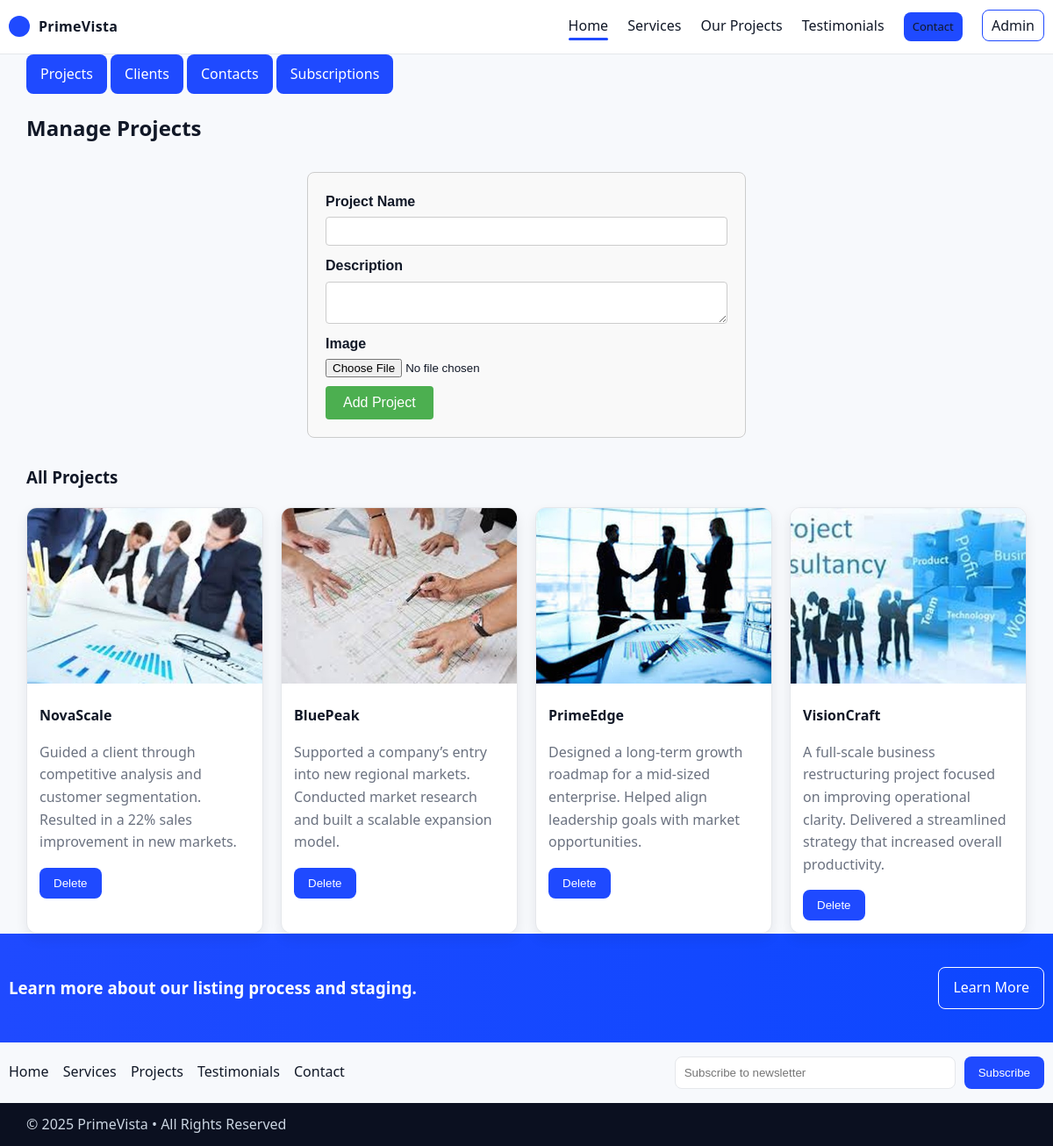
/admin/projects, run on the app's committed database.
### tables this page shows
CREATE TABLE projects (
            id INTEGER PRIMARY KEY AUTOINCREMENT,
            name TEXT NOT NULL,
            description TEXT NOT NULL,
            image_filename TEXT
        );

### app.py (the view, shortened to what this page needs)
@app.route('/admin/projects', methods=['GET', 'POST'])
def admin_projects():
    conn = get_db()
    projects = conn.execute('SELECT * FROM projects ORDER BY id DESC').fetchall()
    conn.close()
    return render_template('admin/projects.html', projects=projects, title='Projects · PrimeVista')

### app.py (called while the page is built)
def get_db():
    conn = sqlite3.connect(DB_PATH)
    conn.row_factory = sqlite3.Row
    return conn

### templates/admin/projects.html
{% extends 'admin/base.html' %}
{% block admin_content %}
<h2>Manage Projects</h2>
<form class="form" method="post" enctype="multipart/form-data"
      style="max-width: 500px; margin: 30px auto; padding: 20px; border: 1px solid #ccc; border-radius: 8px; background-color: #f9f9f9; font-family: Arial, sans-serif;">
  <label style="display: block; margin-bottom: 10px; font-weight: bold;">
    Project Name
    <input type="text" name="name" required
           style="display: block; width: 100%; padding: 8px; margin-top: 5px; border: 1px solid #ccc; border-radius: 4px;" />
  </label>
  <label style="display: block; margin-bottom: 10px; font-weight: bold;">
    Description
    <textarea name="description" required
              style="display: block; width: 100%; padding: 8px; margin-top: 5px; border: 1px solid #ccc; border-radius: 4px; resize: vertical;"></textarea>
  </label>
  <label style="display: block; margin-bottom: 10px; font-weight: bold;">
    Image
    <input type="file" name="image" accept="image/*"
           style="display: block; margin-top: 5px;" />
  </label>
  <button type="submit"
          style="padding: 10px 20px; background-color: #4CAF50; color: white; border: none; border-radius: 4px; cursor: pointer; font-size: 16px;">
    Add Project
  </button>
</form>
<h3>All Projects</h3>
<div class="grid">
  {% for p in projects %}
    <div class="card">
      {% if p.image_filename %}
        <img src="{{ url_for('static', filename='uploads/' ~ p.image_filename) }}" alt="{{ p.name }}" />
      {% else %}
        <img src="{{ url_for('static', filename='img/project-default.jpg') }}" alt="{{ p.name }}" />
      {% endif %}
      <div class="card-body">
        <h4>{{ p.name }}</h4>
        <p>{{ p.description }}</p>
        <form method="post" action="{{ url_for('delete_project', pid=p.id) }}">
          <button class="btn danger" type="submit">Delete</button>
        </form>
      </div>
    </div>
  {% else %}
    <p class="muted">No projects yet.</p>
  {% endfor %}
</div>
{% endblock %}

### static/css/style.css (style rules this page uses)
:root { --primary: #1f4aff; --primary-700:#1734b8; --accent: #ff7a00; --accent-700:#d96400; --bg:#f7f9fc; --paper:#ffffff; --text:#111827; --muted:#6b7280; --border:#e5e7eb; --shadow-sm: 0 6px 14px rgba(17,24,39,.08); --shadow:0 12px 28px rgba(17,24,39,.12); --radius:12px; }
* { box-sizing:border-box }
html,body { margin:0;padding:0 }
body { font-family:system-ui,-apple-system,Segoe UI,Roboto,Arial,sans-serif;background:var(--bg);color:var(--text);line-height:1.6 }
img { max-width:100%;display:block }
.btn { display:inline-block;background:var(--primary);color:#fff;border:none;border-radius:8px;padding:10px 16px;cursor:pointer;text-decoration:none }
.grid { display:grid;grid-template-columns:repeat(auto-fill,minmax(270px,1fr));gap:20px }
.card { background:#fff;border:1px solid var(--border);border-radius:var(--radius);overflow:hidden;box-shadow:var(--shadow-sm) }
.card img { width:100%;height:200px;object-fit:cover }
.card-body { padding:14px }
.card h4 { margin:10px 0 6px }
.card p { color:var(--muted) }

### data on the page
projects: image_filename (picture), name "NovaScale", description "Guided a client through competitive analysis and customer segmentation. Resulted in a 22% sales improvement in new markets."
projects: image_filename (picture), name "BluePeak", description "Supported a company’s entry into new regional markets. Conducted market research and built a scalable expansion model."
projects: image_filename (picture), name "PrimeEdge", description "Designed a long-term growth roadmap for a mid-sized enterprise. Helped align leadership goals with market opportunities."
projects: image_filename (picture), name "VisionCraft", description "A full-scale business restructuring project focused on improving operational clarity. Delivered a streamlined strategy that increased overall productivity."

### other printed values
{{ 2025 }} "2025"
